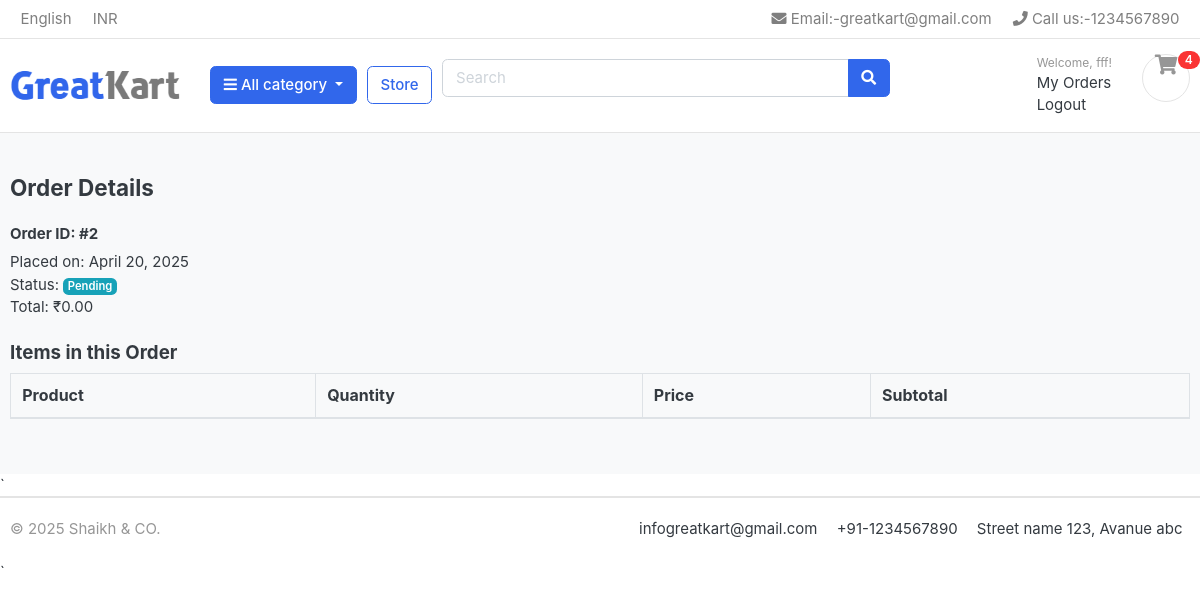
Page /orders/order/2/ (signed in) on the committed database.
### Accounts/models.py (models this page shows, shortened)
class Account(AbstractBaseUser):
    first_name = models.CharField(max_length=50)
    last_name = models.CharField(max_length=50)
    username = models.CharField(max_length=50, unique=True)
    email = models.CharField(max_length=50, unique=True)
    date_joined = models.DateTimeField(auto_now_add=True)
    last_joined = models.DateTimeField(auto_now_add=True)
    is_admin = models.BooleanField(default=False)
    is_staff = models.BooleanField(default=False)
    is_active = models.BooleanField(default=False)
    is_superuser = models.BooleanField(default=False)
    objects = MyAccountManager()
    USERNAME_FIELD = 'username'
    REQUIRED_FIELDS = ['email', 'first_name', 'last_name']

### orders/models.py (models this page shows, shortened)
class Order(models.Model):
    STATUS_CHOICES = [
        ('Pending', 'Pending'),
        ('Confirmed', 'Confirmed'),
        ('Shipped', 'Shipped'),
        ('Delivered', 'Delivered'),
    ]
    user = models.ForeignKey(settings.AUTH_USER_MODEL, on_delete=models.CASCADE)
    first_name = models.CharField(max_length=50)
    last_name = models.CharField(max_length=50)
    email = models.EmailField()
    phone = models.CharField(max_length=15)
    country = models.CharField(max_length=50)
    state = models.CharField(max_length=50)
    address = models.CharField(max_length=255)
    building = models.CharField(max_length=255, blank=True)
    house = models.CharField(max_length=255, blank=True)
    postal_code = models.CharField(max_length=20)
    zip_code = models.CharField(max_length=10)
    total_price = models.DecimalField(max_digits=10, decimal_places=2)
    tax = models.DecimalField(max_digits=10, decimal_places=2)
    grand_total = models.DecimalField(max_digits=10, decimal_places=2)
    payment_option = models.CharField(max_length=50)
    status = models.CharField(max_length=20, choices=STATUS_CHOICES, default='Pending')
    created_at = models.DateTimeField(auto_now_add=True)

### orders/views.py (the view)
# urls.py: path('order/<int:order_id>/', views.order_detail, name='order_detail'),
@login_required
def order_detail(request, order_id):
    order = get_object_or_404(Order, id=order_id, user=request.user)
    context = {
        'order': order
    }
    return render(request, 'order_detail.html', context)

### Category/context_processors.py (called while the page is built)
def menu_links(request):
    links = Category.objects.all()
    return dict(links=links)

### Category/models.py (called while the page is built)
    def get_url(self):
        return reverse("products_by_category", args=[self.slug])

### cart/context_processors.py (called while the page is built)
def cart_item_count(request):
    count = 0
    if request.user.is_authenticated:
        try:
            cart = Cart.objects.get(user=request.user)
            count = CartItem.objects.filter(cart=cart).count()
        except Cart.DoesNotExist:
            pass
    return {'cart_item_count': count}

### templates/order_detail.html (shortened to what this page needs)
{% extends "base.html" %}
{% block content %}
<section class="section-content padding-y bg">
  <div class="container">
    <h4 class="mb-4">Order Details</h4>
    <h6>Order ID: <strong>#{{ order.id }}</strong></h6>
    <p>
      Placed on: {{ order.created_at|date:"F d, Y" }}<br>
      Status: <span class="badge badge-info">{{ order.status }}</span><br>
      Total: ₹{{ order.grand_total }}<br>
    </p>
    <h5 class="mt-4">Items in this Order</h5>
    <table class="table table-bordered">
      <thead>
        <tr>
          <th>Product</th>
          <th>Quantity</th>
          <th>Price</th>
          <th>Subtotal</th>
        </tr>
      </thead>
    </table>
  </div>
</section>
{% endblock content %}

### templates/navbar.html (shortened to what this page needs)
{% load static %}
<header class="section-header">
    <nav class="navbar p-md-0 navbar-expand-sm navbar-light border-bottom">
        <div class="container">
            <div class="collapse navbar-collapse" id="navbarTop4">
                <ul class="navbar-nav mr-auto">
                    <li class="nav-item dropdown">
                        <a href="#" class="nav-link"> English </a>
                    </li>
                    <li class="nav-item dropdown">
                        <a href="#" class="nav-link"> INR </a>
                    </li>
                </ul>
                <ul class="navbar-nav">
                    <li><a href="#" class="nav-link"> <i class="fa fa-envelope"></i> Email:-greatkart@gmail.com </a></li>
                    <li><a href="#" class="nav-link"> <i class="fa fa-phone"></i> Call us:-1234567890 </a></li>
                </ul>
            </div>
        </div>
    </nav>
    <section class="header-main border-bottom">
        <div class="container">
            <div class="row align-items-center">
                <div class="col-lg-2 col-md-3 col-6">
                    <a href="{% url "home" %}" class="brand-wrap">
                        <img class="logo" src="{% static './images/logo.png' %}">
                    </a>
                </div>
                <div class="col-lg col-sm col-md col-6 flex-grow-0">
                    <div class="category-wrap dropdown d-inline-block float-right">
                        <button type="button" class="btn btn-primary dropdown-toggle" data-toggle="dropdown">
                            <i class="fa fa-bars"></i> All category
                        </button>
                    </div>
                </div>
                <a href="/store/" class="btn btn-outline-primary">Store</a>
                <div class="col-lg  col-md-6 col-sm-12 col">
                    <form action="{% url 'search_products' %}" class="search">
                        <div class="input-group w-100">
                            <input type="text" class="form-control" style="width:60%;" placeholder="Search" name="q">
                            <div class="input-group-append">
                                <button class="btn btn-primary" type="submit">
                                    <i class="fa fa-search"></i>
                                </button>
                            </div>
                        </div>
                    </form>
                </div>
                <div class="col-lg-3 col-sm-6 col-8 order-2 order-lg-3">
                    <div class="d-flex justify-content-end mb-3 mb-lg-0">
                        <div class="widget-header">
                            {% if user.is_authenticated %}
    <small class="title text-muted">Welcome, {{ user.first_name }}!</small>
    <div>
        <a href="{% url 'my_orders' %}">My Orders</a>
    </div>
    <div>
        <a href="{% url 'logout' %}">Logout</a>
    </div>
{% endif %}
                        </div>
                        <a href="/cart/" class="widget-header pl-3 ml-3">
                            <div class="icon icon-sm rounded-circle border"><i class="fa fa-shopping-cart"></i></div>
                            <span class="badge badge-pill badge-danger notify">{{ cart_item_count }}</span>
                        </a>
                    </div>
                </div>
            </div>
        </div>
    </section>
</header>

### static/css/ui.css (style rules this page uses)
html { font-family: "Inter", sans-serif; font-size: 15px; }
.icon-xs, .icon-sm, .icon-md, .icon-lg { display: inline-block; text-align: center; flex-shrink: 0; flex-grow: 0; }
.icon-sm { width: 48px; height: 48px; line-height: 48px !important; font-size: 20px; }
.padding-y { padding-top: 40px; padding-bottom: 40px; }
.bg { background-color: #f8f9fa; }
.header-main { position: relative; padding-top: 1rem; padding-bottom: 1rem; }
.brand-wrap .logo, .navbar-brand .logo { margin-right: 7px; max-height: 42px; display: inline-block; }
.widget-header { display: inline-block; vertical-align: middle; position: relative; }
.widget-header a { color: #343a40; }
.widget-header i { color: #969696; }
.widget-header .title { display: block; }
.widget-header .notify { position: absolute; top: -3px; right: -10px; }
.notify { position: absolute; top: -4px; right: -10px; display: inline-block; padding: 0.25em 0.6em; font-size: 12px; line-height: 1; text-align: center; border-radius: 3rem; color: #fff; background-color: #fa3434; }

### rows in the picture
Account: first_name "fff"
Order: id "2", created_at "April 20, 2025", status "Pending", grand_total "0.00"

### other values in the picture
{{ cart_item_count }} "4"
